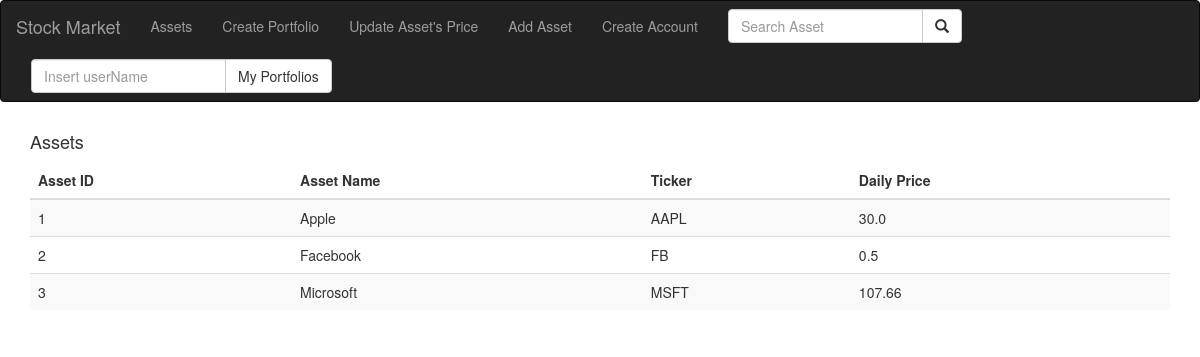
The app's page /listAssets with its own data.
### Model.py (models this page shows, shortened)
class Asset(db.Model):
    id = db.Column(db.Integer, primary_key=True)
    assetName = db.Column(db.String(80), unique=True, nullable=False)
    ticker = db.Column(db.String(80), unique=True, nullable=False)
    dailyPrice = db.Column(db.Float, nullable=False)

### StockMarket.py (the view)
@app.route('/listAssets')
def List_Assets():
    assets = Asset.query.all()
    return render_template('List Assets.html', assets=assets, title='list')

### templates/List Assets.html (shortened to what this page needs)
{% extends "navbar.html" %}
  {% block content %}
    <div class="container">
        <div class="row">
            <div class="col-md-12">
                {% if title=="list" %}
                    <h4>Assets</h4>
                {% elif title=="add" %}
                    <h4>successfully added</h4>
                {% elif title=="update" %}
                    <h4>Price successfully Updated</h4>
                {%else%}
                    <h4>Search result</h4>
                {% endif %}
                <div class="table-responsive">
                    <table  class="table table-bordred table-striped">
                        <thead>
                           <th>Asset ID</th>
                            <th>Asset Name</th>
                             <th>Ticker</th>
                             <th>Daily Price</th>
                       </thead>
                        <tbody>
                            {% if title=="list" %}
                               {% for asset in  assets%}
                                 <tr>
                                     <td>{{ asset.id}}</td>
                                     <td>{{ asset.assetName}}</td>
                                     <td> {{ asset.ticker}} </td>
                                     <td>{{ asset.dailyPrice}}</td>
                                 </tr>
                               {% endfor %}
                            {% endif %}
                        </tbody>
                    </table>
                </div>
            </div>
        </div>
    </div>
{% endblock %}

### templates/navbar.html (shortened to what this page needs)
<!DOCTYPE html>
<html lang="en">
<head>
  <link rel="stylesheet" href="https://maxcdn.bootstrapcdn.com/bootstrap/3.3.7/css/bootstrap.min.css">
</head>
<body>
    <nav class="navbar navbar-inverse">
      <div class="container-fluid">
        <div class="navbar-header">
          <a class="navbar-brand" href="#">Stock Market</a>
        </div>
        <ul class="nav navbar-nav">
          <li><a href="./listAssets">Assets</a></li>
          <li><a href="{{ url_for('createPortfolio') }}">Create Portfolio</a></li>
          <li><a href="{{ url_for('update_Price')}}">Update Asset's Price</a></li>
          <li><a class="nav-item nav-link" href="{{ url_for( 'add_assetPage') }}" >Add Asset</a></li>
          <li><a href="{{ url_for('newAccount')}}">Create Account</a></li>
        </ul>
        <form method ="GET" class="navbar-form navbar-left" action="./getAsset">
          <div class="input-group">
            <input type="text" class="form-control" placeholder="Search Asset" name="asset_name">
            <div class="input-group-btn">
              <button class="btn btn-default" type="submit">
                <i class="glyphicon glyphicon-search"></i>
              </button>
            </div>
          </div>
        </form>
       <form method ="GET" class="navbar-form navbar-left" action="./MyPortfolios">
          <div class="input-group">
            <input type="text" class="form-control" placeholder="Insert userName" name="userName">
            <div class="input-group-btn">
              <button class="btn btn-default" type="submit">
                My Portfolios
              </button>
            </div>
          </div>
    </form>
      </div>
    </nav>
{% block content %}{% endblock %}
</body>
</html>

### records on screen
Asset: id "1", assetName "Apple", ticker "AAPL", dailyPrice "30.0"
Asset: id "2", assetName "Facebook", ticker "FB", dailyPrice "0.5"
Asset: id "3", assetName "Microsoft", ticker "MSFT", dailyPrice "107.66"
